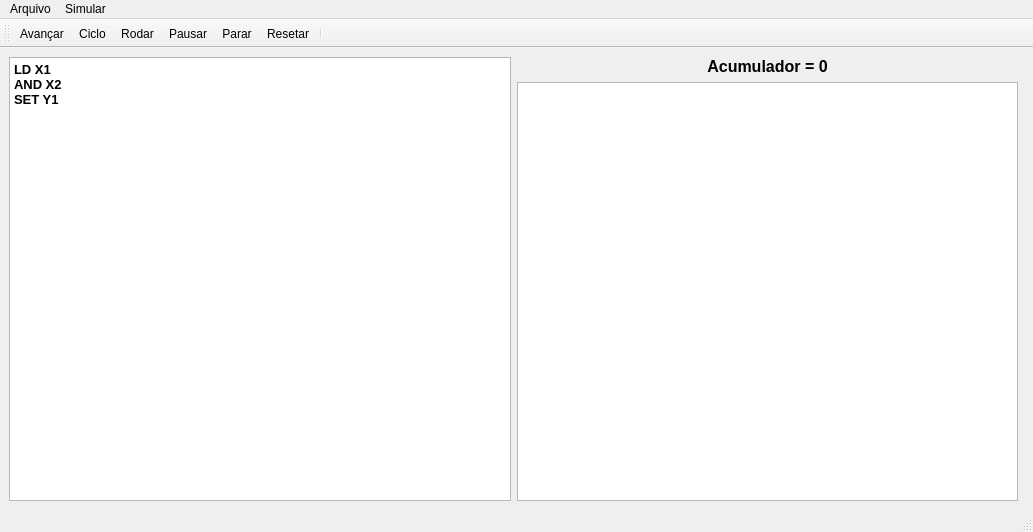
<?xml version="1.0" encoding="UTF-8"?>
<ui version="4.0">
 <class>MainWindow</class>
 <widget class="QMainWindow" name="MainWindow">
  <property name="geometry">
   <rect>
    <x>0</x>
    <y>0</y>
    <width>1033</width>
    <height>532</height>
   </rect>
  </property>
  <property name="windowTitle">
   <string>SimuladorIL</string>
  </property>
  <property name="windowIcon">
   <iconset>
    <normaloff>../../../../../../Projetos/SimuladorIL/Programas/SimuladorIL/App.png</normaloff>../../../../../../Projetos/SimuladorIL/Programas/SimuladorIL/App.png</iconset>
  </property>
  <property name="statusTip">
   <string>Kerschbaumer 2024</string>
  </property>
  <widget class="QWidget" name="centralwidget">
   <layout class="QHBoxLayout" name="horizontalLayout">
    <item>
     <widget class="QPlainTextEdit" name="plainTextEdit">
      <property name="font">
       <font>
        <pointsize>10</pointsize>
        <bold>true</bold>
       </font>
      </property>
      <property name="plainText">
       <string>LD X1
AND X2
SET Y1</string>
      </property>
     </widget>
    </item>
    <item>
     <layout class="QVBoxLayout" name="verticalLayout_2">
      <item>
       <widget class="QLabel" name="label">
        <property name="font">
         <font>
          <pointsize>12</pointsize>
          <bold>true</bold>
         </font>
        </property>
        <property name="text">
         <string>Acumulador = 0</string>
        </property>
        <property name="alignment">
         <set>Qt::AlignCenter</set>
        </property>
       </widget>
      </item>
      <item>
       <layout class="QHBoxLayout" name="horizontalLayout_2">
        <item>
         <widget class="QTableWidget" name="tableWidget">
          <attribute name="verticalHeaderVisible">
           <bool>false</bool>
          </attribute>
         </widget>
        </item>
       </layout>
      </item>
     </layout>
    </item>
    <item>
     <widget class="QFrame" name="frame">
      <property name="sizePolicy">
       <sizepolicy hsizetype="Maximum" vsizetype="Maximum">
        <horstretch>0</horstretch>
        <verstretch>0</verstretch>
       </sizepolicy>
      </property>
      <property name="frameShape">
       <enum>QFrame::StyledPanel</enum>
      </property>
      <property name="frameShadow">
       <enum>QFrame::Raised</enum>
      </property>
     </widget>
    </item>
   </layout>
  </widget>
  <widget class="QMenuBar" name="menubar">
   <property name="geometry">
    <rect>
     <x>0</x>
     <y>0</y>
     <width>1033</width>
     <height>17</height>
    </rect>
   </property>
   <widget class="QMenu" name="menuArquivo">
    <property name="title">
     <string>Arquivo</string>
    </property>
    <addaction name="actionSair"/>
   </widget>
   <widget class="QMenu" name="menuSimular">
    <property name="title">
     <string>Simular</string>
    </property>
    <addaction name="actionAvan_ar"/>
    <addaction name="actionCiclo"/>
    <addaction name="actionRodar"/>
    <addaction name="actionPausar"/>
    <addaction name="actionParar"/>
    <addaction name="actionResetar_2"/>
   </widget>
   <addaction name="menuArquivo"/>
   <addaction name="menuSimular"/>
  </widget>
  <widget class="QStatusBar" name="statusbar"/>
  <widget class="QToolBar" name="toolBar">
   <property name="windowTitle">
    <string>toolBar</string>
   </property>
   <attribute name="toolBarArea">
    <enum>TopToolBarArea</enum>
   </attribute>
   <attribute name="toolBarBreak">
    <bool>false</bool>
   </attribute>
   <addaction name="actionAvan_ar"/>
   <addaction name="actionCiclo"/>
   <addaction name="actionRodar"/>
   <addaction name="actionPausar"/>
   <addaction name="actionParar"/>
   <addaction name="actionResetar"/>
   <addaction name="separator"/>
  </widget>
  <action name="actionSair">
   <property name="text">
    <string>Sair</string>
   </property>
  </action>
  <action name="actionAvan_ar">
   <property name="icon">
    <iconset>
     <normaloff>../../../../../../Projetos/SimuladorIL/Programas/SimuladorIL/next.png</normaloff>../../../../../../Projetos/SimuladorIL/Programas/SimuladorIL/next.png</iconset>
   </property>
   <property name="text">
    <string>Avançar</string>
   </property>
  </action>
  <action name="actionRodar">
   <property name="icon">
    <iconset>
     <normaloff>../../../../../../Projetos/SimuladorIL/Programas/SimuladorIL/play.png</normaloff>../../../../../../Projetos/SimuladorIL/Programas/SimuladorIL/play.png</iconset>
   </property>
   <property name="text">
    <string>Rodar</string>
   </property>
  </action>
  <action name="actionParar">
   <property name="icon">
    <iconset>
     <normaloff>../../../../../../Projetos/SimuladorIL/Programas/SimuladorIL/stop.png</normaloff>../../../../../../Projetos/SimuladorIL/Programas/SimuladorIL/stop.png</iconset>
   </property>
   <property name="text">
    <string>Parar</string>
   </property>
  </action>
  <action name="actionResetar">
   <property name="icon">
    <iconset>
     <normaloff>../../../../../../Projetos/SimuladorIL/Programas/SimuladorIL/reset.png</normaloff>../../../../../../Projetos/SimuladorIL/Programas/SimuladorIL/reset.png</iconset>
   </property>
   <property name="text">
    <string>Resetar</string>
   </property>
   <property name="menuRole">
    <enum>QAction::NoRole</enum>
   </property>
  </action>
  <action name="actionPausar">
   <property name="icon">
    <iconset>
     <normaloff>../../../../../../Projetos/SimuladorIL/Programas/SimuladorIL/pause.png</normaloff>../../../../../../Projetos/SimuladorIL/Programas/SimuladorIL/pause.png</iconset>
   </property>
   <property name="text">
    <string>Pausar</string>
   </property>
  </action>
  <action name="actionResetar_2">
   <property name="icon">
    <iconset>
     <normaloff>../../../../../../Projetos/SimuladorIL/Programas/SimuladorIL/reset.png</normaloff>../../../../../../Projetos/SimuladorIL/Programas/SimuladorIL/reset.png</iconset>
   </property>
   <property name="text">
    <string>Resetar</string>
   </property>
  </action>
  <action name="actionCiclo">
   <property name="icon">
    <iconset>
     <normaloff>../../../../../../Projetos/SimuladorIL/Programas/SimuladorIL/Cicle.png</normaloff>../../../../../../Projetos/SimuladorIL/Programas/SimuladorIL/Cicle.png</iconset>
   </property>
   <property name="text">
    <string>Ciclo</string>
   </property>
  </action>
 </widget>
 <resources/>
 <connections/>
</ui>
